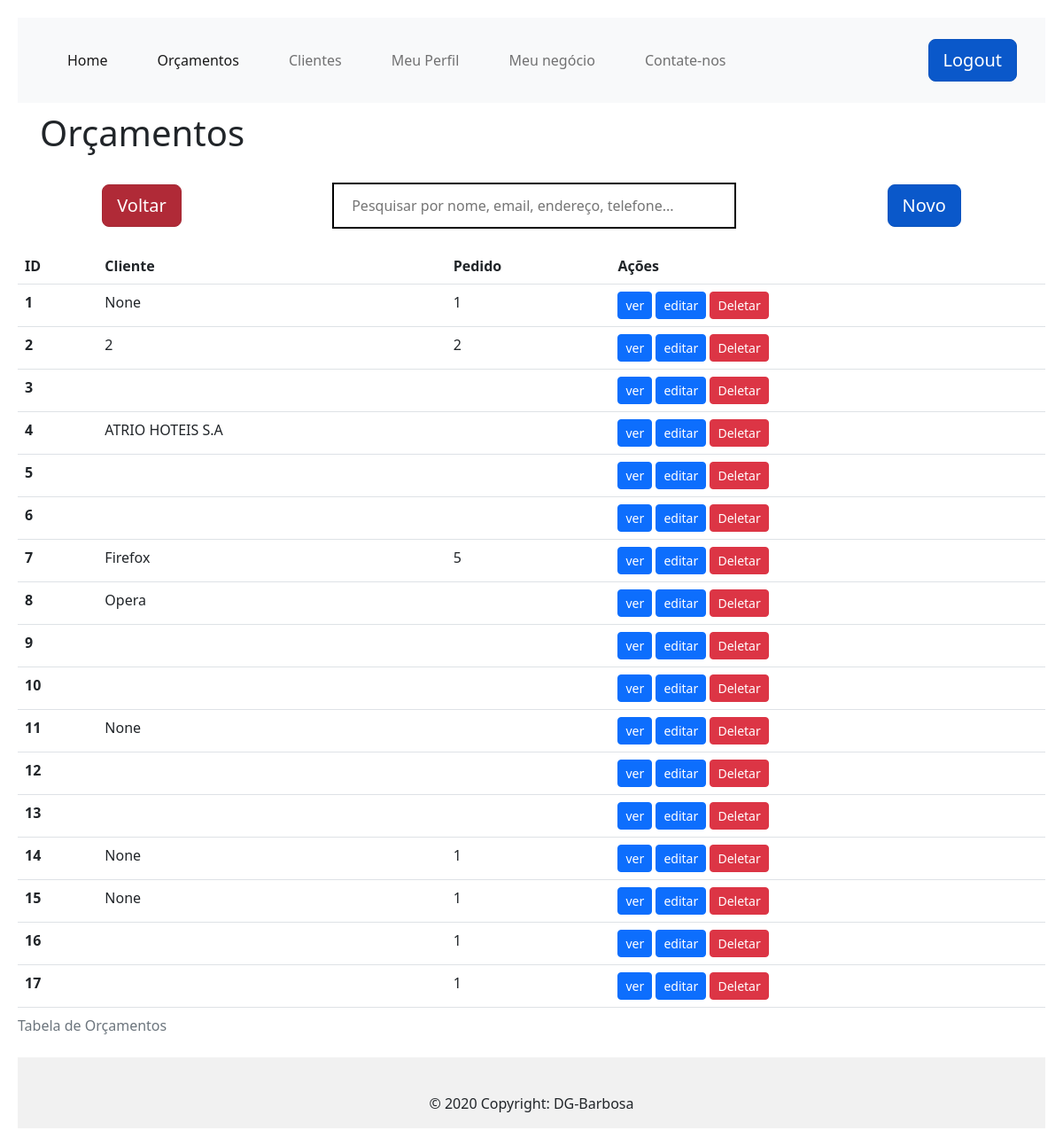
The page /orcamentos (signed in) on the database its author committed.
### app/models/tables.py (models this page shows, shortened)
class Orcaments(db.Model):
    _tablename__ = "orcaments"
    id = db.Column(db.Integer, primary_key=True)
    pedido_id = db.Column(db.Integer, autoincrement=True)
    client_id = db.Column(db.Integer, ForeignKey('clients.id'))

### app/controllers/default.py (the view)
@app.route("/orcamentos", methods=['GET'])
def orcamentos():
    orcaments = Orcaments.query.all()
    return render_template(
        "orcamentos.html",
        title="Orçamentos", orcaments=orcaments)

### app/controllers/default.py (called while the page is built)
@lm.user_loader
def load_user(id):
    return User.query.filter_by(id=id).first()

### app/models/tables.py (called while the page is built)
    @property
    def is_authenticated(self):
        return True

### app/templates/orcamentos.html (shortened to what this page needs)
{% extends "base.html" %}
{% block conteudo %}
<h1 style="margin-left: 15px;padding: 10px">Orçamentos</h1>
<div style="display: flex; justify-content:space-around; align-items:center; margin: 10px;">
  <div >
    <input type="reset" class="btn btn-danger btn-lg active" name="voltar" onclick="history.back()" value="Voltar">
  </div>
  <input type="text" id="myInput" style="
      background-image: url('https://img.icons8.com/search');
      background-position:right;
      background-repeat: no-repeat;
      background-size:5%;
      width: 40%; font-size: 16px;
      padding: 12px 20px 12px;
      border: 2px solid rgb(0, 0, 0);
      margin-bottom: 12px;
      margin-top: 12px;
      justify-content: center" onkeyup="myFunction()"
    placeholder="Pesquisar por nome, email, endereço, telefone...">
  <div>
    <a href="{{ url_for('folha_orcamentos') }}" class="btn btn-primary btn-lg active" role="button"
      aria-pressed="true">Novo</a>
  </div>
</div>
<div>
  <table class="table" id="myTable">
    <caption>Tabela de Orçamentos</caption>
    <thead class="thead-dark">
      <tr>
        <th scope="col">ID</th>
        <th scope="col">Cliente</th>
        <th scope="col">Pedido</th>
        <th scope="col">Ações</th>
      </tr>
    </thead>
    <tbody id="body">
      <tr>
        {% for o in orcaments %}
        <th scope="row">{{ o.id }}</th>
        <td> {{o.client_id }}</td>
        <td>{{ o.pedido_id }}</td>
        <td>
          <a href="/vieworcaments/{{ orcaments.id }}">
            <input type="button" class="btn btn-primary btn-sm" value="ver">
          </a>
          <a href="/edit/{{ orcaments.id }}">
            <input type="button" class="btn btn-primary btn-sm" value="editar">
          </a>
          <a href="/delet_orcaments/{{ orcaments.id }}">
            <input type="button" class="btn btn-danger btn-sm"  value="Deletar" />
          </a>
        </td>
      </tr>
      {% endfor %}
    </tbody>
  </table>
</div>
{% endblock %}

### app/templates/base.html (shortened to what this page needs)
<!doctype html>
<html lang="pt-br">
<head>
  <link rel=stylesheet type=text/css href="{{ url_for('static', filename='css/style.css') }}">
  <link href="https://cdn.jsdelivr.net/npm/bootstrap@5.2.3/dist/css/bootstrap.min.css" rel="stylesheet"
>
</head>
<body>
  <nav class="navbar navbar-expand-lg bg-light">
    <div class="container-fluid">
      <div class="collapse navbar-collapse" id="navbarNav">
        <ul class="navbar-nav">
          <li class="nav-item">
            <a class="nav-link active" aria-current="page" href="/">Home</a>
          </li>
          <li class="nav-item">
            <a class="nav-link active" aria-current="page" href="/orcamentos">Orçamentos</a>
          </li>
          <li class="nav-item">
            <a class="nav-link" href="/clients">Clientes</a>
          </li>
          <li class="nav-item">
            <a class="nav-link" href="/perfil">Meu Perfil</a>
          </li>
          <li class="nav-item">
            <a class="nav-link" href="/negocio">Meu negócio</a>
          </li>
          <li class="nav-item">
            <a class="nav-link" href="/contatos">Contate-nos</a>
          </li>
        </ul>
        <div class="login">
          {% if current_user.is_authenticated %}
          <a href="{{ url_for('logout') }}" class="btn btn-primary btn-lg active" role="button"
            aria-pressed="true">Logout</a>
          {% else %}
          <a href="{{ url_for('login') }}" class="btn btn-primary btn-lg active" role="button"
            aria-pressed="true">Login</a>
          <a href="#" class="btn btn-secondary btn-lg active" role="button" aria-pressed="true">Inscrever-se</a>
          {% endif %}
        </div>
      </div>
    </div>
  </nav>
  {% if current_user.is_authenticated %}
  <div>
    {% block conteudo %}
    {% endblock %}
  </div>
  {% endif %}
  <footer class="text-center text-white" style="background-color: #f1f1f1;">
    <div class="container pt-4">
      <div class="text-center text-dark p-3">
        © 2020 Copyright: DG-Barbosa
      </div>
  </footer>
</body>
</html>

### app/static/css/style.css (style rules this page uses)
body { padding: 20px; background-color: black; }
.nav-item { padding: 20px; }
a:link { text-decoration: none; }
.login { margin-left: 200px; }
#myInput { background-image: url('/css/searchicon.png'); background-position: 10px 12px; background-repeat: no-repeat; width: 100%; font-size: 16px; padding: 12px 20px 12px 40px; border: 1px solid #ddd; margin-bottom: 12px; }

### rows shown on the page
Orcaments: id "1", client_id "None", pedido_id "1"
Orcaments: id "2", client_id "2", pedido_id "2"
Orcaments: id "3"
Orcaments: id "4", client_id "ATRIO HOTEIS S.A"
Orcaments: id "5"
Orcaments: id "6"
Orcaments: id "7", client_id "Firefox", pedido_id "5"
Orcaments: id "8", client_id "Opera"
Orcaments: id "9"
Orcaments: id "10"
Orcaments: id "11", client_id "None"
Orcaments: id "12"
Orcaments: id "13"
Orcaments: id "14", client_id "None", pedido_id "1"
Orcaments: id "15", client_id "None", pedido_id "1"
Orcaments: id "16", pedido_id "1"
Orcaments: id "17", pedido_id "1"
